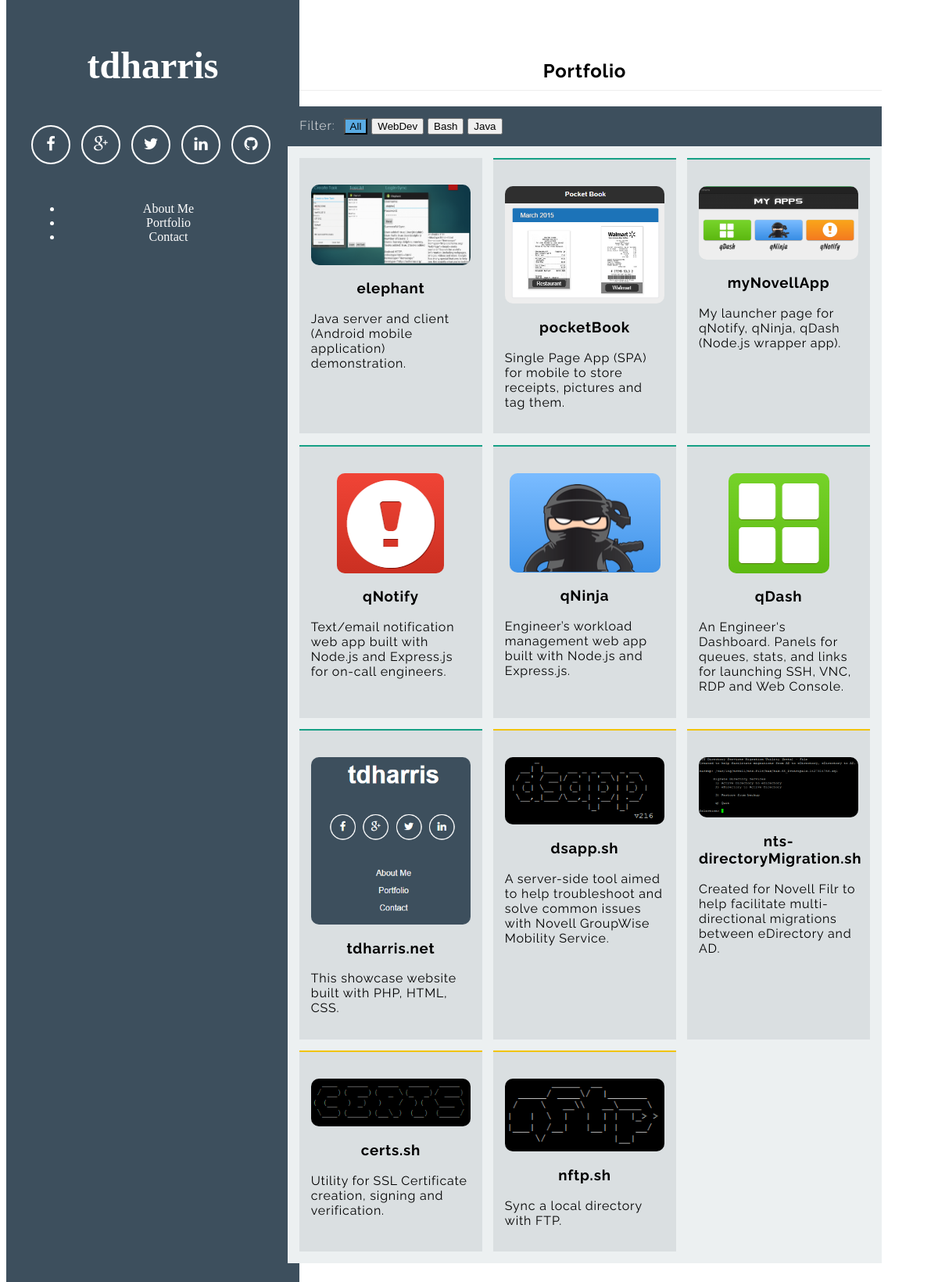
/?action=q&url=portfolio, run on an earlier commit of the app's database.
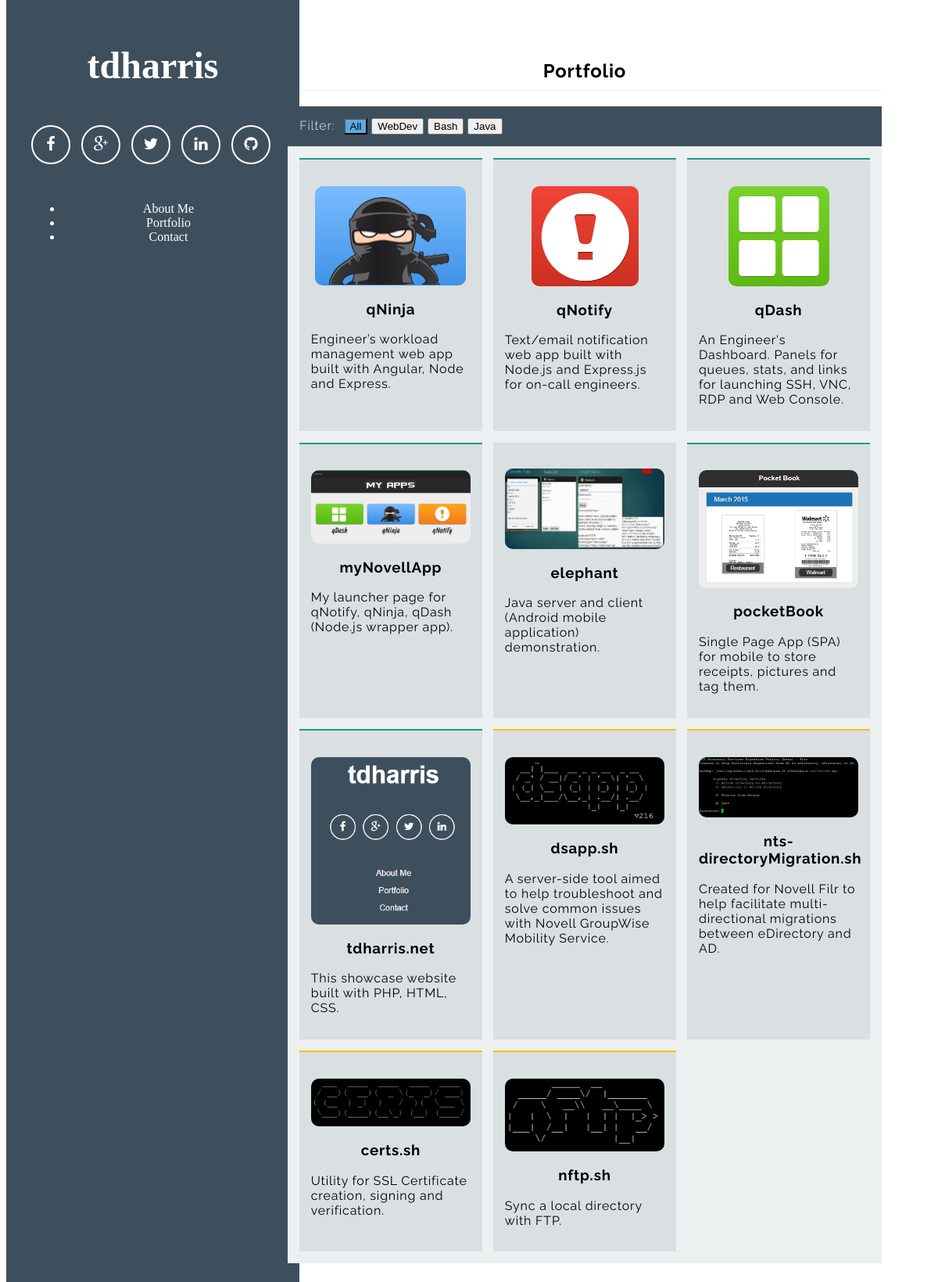
And on a later commit of the database.
### tables this page shows
CREATE TABLE nav (
	navID		INT				NOT NULL	AUTO_INCREMENT,
	name      	VARCHAR(255)	NOT NULL,
	href		VARCHAR(255)				DEFAULT NULL,
	PRIMARY KEY (navID),
	UNIQUE INDEX name (name)
);

CREATE TABLE images (
	imageID		INT 			NOT NULL 	AUTO_INCREMENT,
	projectID	INT 						DEFAULT NULL,
	aboutID		INT 						DEFAULT NULL,
	url			VARCHAR(255)	NOT NULL,
	featured 	VARCHAR(0)					DEFAULT NULL,
	PRIMARY KEY (imageID),
	FOREIGN KEY (projectID)
		REFERENCES projects(projectID)
		ON DELETE CASCADE,
	FOREIGN KEY (aboutID)
		REFERENCES about(aboutID)
		ON DELETE CASCADE
);

CREATE TABLE projects (
	projectID	INT				NOT NULL	AUTO_INCREMENT,
	sortOrder	INT				NOT NULL,
	projectName VARCHAR(255)	NOT NULL,
	category	VARCHAR(25)		NOT NULL,
	brief		VARCHAR(255)	NOT NULL,
	description	LONGTEXT					DEFAULT NULL,
	githubURL	VARCHAR(255)				DEFAULT NULL,
	PRIMARY KEY (projectID),
	UNIQUE INDEX projectName (projectName)
);

### models/db.php (called while the page is built, shortened)
<?php
    include 'models/navbar.php';
    include 'models/handleUrl.php';
	class Database {
        private $host = "showcase.tdharris.net";
        private $user = "tdharris_admin";
        private $pass = "mylittlesecret";
        private $dbname = "tdharris_showcase";
	    public $db;
        private function Connect() {
            $dsn = 'mysql:host=' . $this -> host . ';dbname=' . $this-> dbname . ';charset=utf8';
            $options = array(PDO::ATTR_PERSISTENT => true, PDO::ATTR_ERRMODE => PDO::ERRMODE_EXCEPTION, PDO::MYSQL_ATTR_INIT_COMMAND => "SET NAMES utf8");
            try {
                $this -> db = new PDO($dsn, $this -> user, $this -> pass, $options);
                $this -> isConnected = true;
            } catch (PDOException $e) {
                $error_message = $e->getMessage();
                include 'error.php';
                exit;
            }
        }
        public function query($sql, $fetchmode = PDO::FETCH_CLASS) {
             try {
                $stmt = $this->db->prepare($sql);
                $stmt->execute();
                $statement = strtolower(explode(" ", $sql)[0]);
                if ($statement === 'select' || $statement === 'show') {
                return $stmt->fetchAll($fetchmode);
                }
                elseif ( $statement === 'insert' ||  $statement === 'update' || $statement === 'delete' ) {
                    return $stmt->rowCount();
                }
                else {
                    return NULL;
                }
            } catch(PDOException $e) {
                $error_message = $e->getMessage();
                include 'error.php';
                exit;
            }
        }
	}
    $db = new Database;
?>

### index.php (called while the page is built, shortened)
<?php
  require('models/db.php');
  $navbar = buildNav();
  $action = '';
  if (isset($_POST['action'])) {
    $action = $_POST['action'];
  } elseif (isset($_GET['action'])) {
    $action = $_GET['action'];
  }
  if ($action == 'q') {
    if(isset($_GET['url'])) {
      $url = $_GET['url'];
      $content = handleURL($url);
    } elseif (isset($_GET['project'])) {
      $project = $_GET['project'];
      $content = getProject($project);
    }
  };
  include 'views/view.php';
?>

### models/handleUrl.php (the view, shortened to what this page needs)
<?php
		function handleURL($url) {
			global $db;
			$content = '<section class="title">';
			$url_clean = preg_replace('/\s*/', '', strtolower($url));
			switch($url_clean) {
		       	case 'portfolio':
		       			$content .= '<h1>Portfolio</h1>
									<div class="controls">
										<label>Filter:</label>
										<button class="filter pure-button" data-filter="all">All</button>
										<button class="filter pure-button" data-filter=".webDev">WebDev</button>
										<button class="filter pure-button" data-filter=".bash">Bash</button>
										<button class="filter pure-button" data-filter=".java">Java</button>
									</div>
									<div id="Portfolio" class="portfolio">';
		       			$portfolio = $db->query("SELECT * from projects p
		       									LEFT JOIN images i ON p.projectID = i.projectID
		       									WHERE i.featured IS NOT NULL
		       									ORDER BY p.sortOrder ASC;");
		       			foreach ($portfolio as $item) {
		       				$content .= '<div class="mix '.$item->category.'" data-myorder="'.$item->sortOrder.'">'.
		       							'<a href="?action=q&project='.$item->projectName.'">'.
		       							'<img src="img/projects/'.$item->url.'">'.
		       							'<h3>'.$item->projectName.'</h3>'.
		       							'<p>'.$item->brief.'</p>'.
		       							'</a></div>';
		       			};
		       			$content .= '<div class="gap"></div><div class="gap"></div></div>';
		       			break;
		      }
		      return $content;
		};
?>

### models/navbar.php
<?php
	function buildNav() {
		global $db;
		$navItems = $db->query("SELECT * FROM nav;");
		if(is_array($navItems)) {
			$navigation = '<ul class="pure-menu-list">';
			foreach ($navItems as $item) {
				$navigation .= '<li class="pure-menu-item"><a href="?action=q&url=' . $item->href . '" class="pure-menu-link">' . $item->name . '</a></li>';
			}
			$navigation .= '</ul>';
		} else {
			$navigation = 'Sorry, a critical error occurred.';
		}
		return $navigation;
	}
?>

### views/view.php (shortened to what this page needs)
<?php
	$navbar = $_SESSION['navbar'];
?>
<!doctype html>
<html lang="en">
<head>
  <?php include 'snippets/styles.php';?>
</head>
<body>
	<div id="layout" class="pure-g">
	    <div class="sidebar pure-u-1 pure-u-md-1-4">
	      <div class="header">
	        <h1 class="brand-title"><a class="brandLink" href="/">tdharris<a></h1>
	        <br>
	        <ul class="list-inline social">
	          <li><a target="_blank" href="https://www.facebook.com/tylerdavidharris" class="btn-social btn-outline facebook"><i class="fa fa-fw fa-facebook"></i></a></li>
	          <li><a target="_blank" href="https://google.com/+TylerHarristdh" class="btn-social btn-outline google-plus"><i class="fa fa-fw fa-google-plus"></i></a></li>
	          <li><a target="_blank" href="https://twitter.com/tdharris" class="btn-social btn-outline twitter"><i class="fa fa-fw fa-twitter"></i></a></li>
	          <li><a target="_blank" href="https://www.linkedin.com/in/tylerdavidharris" class="btn-social btn-outline linkedin"><i class="fa fa-fw fa-linkedin"></i></a></li>
	          <li><a target="_blank" href="https://github.com/tdharris" class="btn-social btn-outline github"><i class="fa fa-fw fa-github"></i></a></li>
	        </ul>
	        <div class="pure-menu">
	                <?php
	                  echo $navbar;
	                ?>
	        </div>
	      </div>
	    </div>
    <div class="content pure-u-1 pure-u-md-3-4">
        <?php echo $content; ?>
    </div>
  </div>
</body>
</html>

### views/snippets/styles.php (shortened to what this page needs)
<link rel="stylesheet" href="http://yui.yahooapis.com/combo?pure/0.6.0/base-min.css&pure/0.6.0/pure-min.css&pure/0.6.0/grids-responsive-min.css">
<link rel="stylesheet" href="css/code-themes/dreamweaver.css">
<link rel="stylesheet" href="css/animate.css">
<link rel="stylesheet" type="text/css" href="//cdn.jsdelivr.net/jquery.slick/1.4.1/slick.css"/>
<link rel="stylesheet" type="text/css" href="//cdn.jsdelivr.net/jquery.slick/1.4.1/slick-theme.css"/>
<link rel="stylesheet" href="css/aside.css">
<link rel="stylesheet" href="css/home.css">
<link href="fonts/font-awesome/css/font-awesome.min.css" rel="stylesheet" type="text/css">

### css/aside.css (style rules this page uses)
* { -webkit-box-sizing: border-box; -moz-box-sizing: border-box; box-sizing: border-box; }
a { text-decoration: none; color: rgb(61, 146, 201); }
h3 { font-weight: 100; }
#layout { padding: 0; }
.header { text-align: center; top: auto; margin: 3em auto; }
.sidebar { background: rgb(61, 79, 93); color: #fff; }
.brand-title, .brand-tagline { font-size: 3em; margin: 0; }
.brandLink, .brandLink:hover { color: #fff; text-decoration: none; background: rgb(61, 79, 93); }
@media (min-width: 48em) { .content { padding: 2em 3em 0; margin-left: 25%; } }
@media (min-width: 48em) { .header { margin: 15% 2em 0; } }
@media (min-width: 48em) { .sidebar { position: fixed; top: 0; bottom: 0; } }
.list-inline { padding-left: 0; margin-left: -5px; list-style: none; }
.list-inline>li { display: inline-block; padding-right: 5px; padding-left: 5px; }
.social { color: #fff; }
.btn-social { display: inline-block; width: 50px; height: 50px; border: 2px solid #fff; border-radius: 100%; text-align: center; font-size: 20px; line-height: 45px; }
.btn-outline { margin-top: 15px; border: solid 2px #fff; font-size: 20px; color: #fff; background: 0 0; transition: all .3s ease-in-out; }
a, a:hover, a:focus, a:active, a.active { outline: 0; color: #3498db; text-decoration: none; }
.fa { font-size: inherit; }
.pure-menu-link { color: #fff; }
.header .pure-menu { margin-top: 3em; }

### css/home.css (style rules this page uses)
.title { font-family: "Raleway", "Helvetica Neue", Helvetica, Arial, sans-serif; max-width: 900px; margin: 0 auto; padding: 1em; background: #fff; letter-spacing: 0.05em; }
.title h1 { text-align: center; padding-bottom: 10px; border-bottom: 1px solid #eee; }
section { font-family: "Raleway", "Helvetica Neue", Helvetica, Arial, sans-serif; max-width: 900px; margin: 0 auto; padding: 1em; background: #fff; letter-spacing: 0.05em; }
p { font-family: "Raleway", "Helvetica Neue", Helvetica, Arial, sans-serif; }
.controls { padding: 2%; background: rgb(61, 79, 93); color: #eee; }
.controls label { font-weight: 300; margin: 0 .4em 0 0; }
button.active { background: #59ABE3; }
.portfolio { padding: 2% 2% 0; text-align: justify; background: #ecf0f1; -webkit-backface-visibility: hidden; -webkit-box-sizing: border-box; -moz-box-sizing: border-box; box-sizing: border-box; }
.portfolio .mix.webDev { border-top: 2px solid #16a085; }
.portfolio .mix.bash { border-top: 2px solid #f1c40f; }
.portfolio:after { content: ''; display: inline-block; width: 100%; }
.portfolio .mix, .portfolio .gap { display: inline-block; width: 32%; }
.portfolio .mix { padding: 2%; text-align: left; background: #DADFE1; margin-bottom: 2%; display: none; overflow: hidden; }
.portfolio .mix a { color: #000; }
.portfolio .mix:before { content: ''; display: inline-block; }
#Portfolio .mix { display: none; }
.portfolio .mix h3 { text-align:center; font-weight: bold; }
.portfolio .mix img { max-width: 100%; display:block; margin-left:auto; margin-right:auto; -moz-border-radius: 10px; -webkit-border-radius: 10px; border-radius: 10px; -khtml-border-radius: 10px; }
img { max-width: 100%; min-height: auto%; margin-left:auto; margin-right:auto; }
.portfolio { display: -webkit-flex; -webkit-flex-flow: row wrap; -webkit-justify-content: space-between; -webkit-align-content: flex-start; }
@media all and (max-width: 1366px) { .portfolio .mix, .portfolio .gap { width: 32%; } }

What changed in the data, as far as the page shows it:
changed through a linked row, images "qNinja": projectID.brief "Engineer’s workload management web app built with Node.js and Express.js." → "Engineer’s workload management web app built with Angular, Node and Express."; moves up the list
shown differently, row unchanged: images "qNotify": moves up the list
shown differently, row unchanged: images "qDash": moves up the list
shown differently, row unchanged: images "myNovellApp": moves down the list
